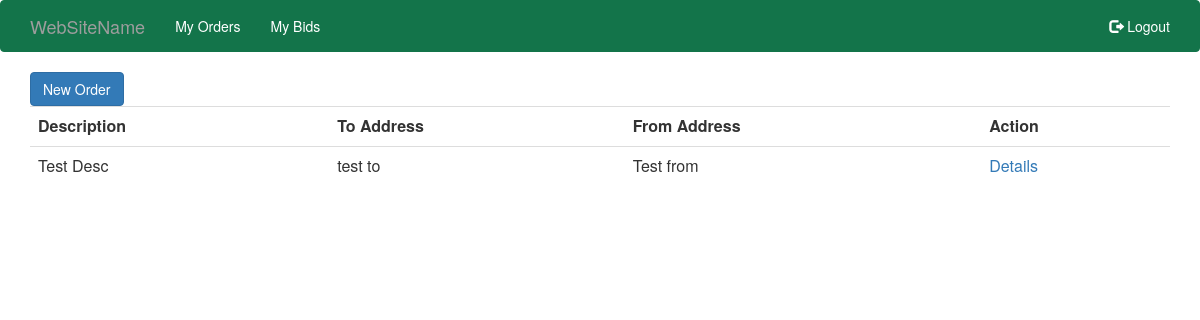
Page /order/list/ (signed in) on the committed database.
### order/models.py (models this page shows)
class Order(models.Model):
    user = models.ForeignKey(User)
    from_address = models.CharField(max_length=500)
    to_address = models.CharField(max_length=500)
    description = models.TextField()
    def __str__(self):
        return "Deliver from %s to %s." % (self.from_address, self.to_address)

### order/edit_views.py (the view)
# urls.py: url('^order/list/$', login_required(GenericList.as_view(template_name = 'order_list.html', model=Order)), name='order_list'),
class GenericList(ListView):
    def get_queryset(self):
        qs = super(GenericList, self).get_queryset()
        if resolve(self.request.path_info).url_name in  [ 'order_list', 'bid_list' ]:
            print(qs[0].user)
            print(self.request.user)
            qs = qs.filter(user = self.request.user)
            print(qs)
        return qs
    def __init__(self, **kwargs):
        super(GenericList, self).__init__(**kwargs)

### order/templates/order_list.html
{% extends 'base.html' %}
{% block content %}
<a href="{% url 'order_create' %}" class="btn btn-primary">New Order</a>
<table class="table">
    <tr>
        <th>Description</th>
        <th>To Address</th>
        <th>From Address</th>
        <th>Action</th>
    </tr>
    {% for object in object_list %}
        <tr>
            <td>{{object.description}}</td>
            <td>{{object.to_address}}</td>
            <td>{{object.from_address}}</td>
            <td> <a href="{% url 'order_detail' object.pk %}">Details</a> </td>
        </tr>
    {% endfor %}
</table>
{% endblock %}

### rows in the picture
Order: description "Test Desc", to_address "test to", from_address "Test from"
